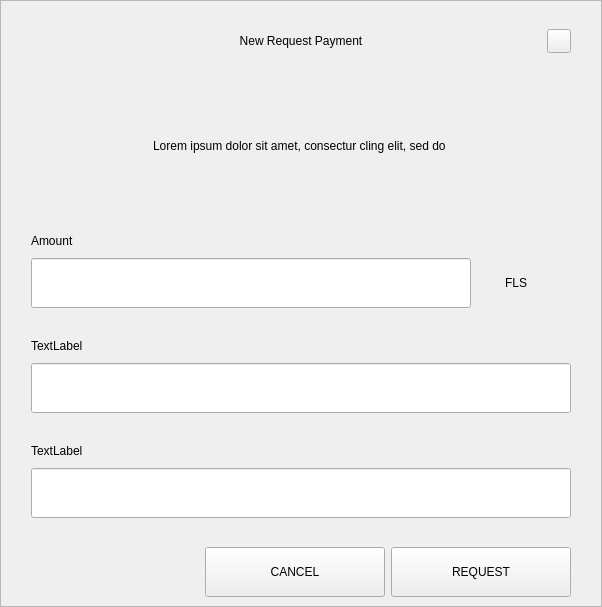
<?xml version="1.0" encoding="UTF-8"?>
<ui version="4.0">
 <class>RequestDialog</class>
 <widget class="QDialog" name="RequestDialog">
  <property name="geometry">
   <rect>
    <x>0</x>
    <y>0</y>
    <width>602</width>
    <height>607</height>
   </rect>
  </property>
  <property name="windowTitle">
   <string>Dialog</string>
  </property>
  <layout class="QVBoxLayout" name="verticalLayout_5">
   <property name="spacing">
    <number>0</number>
   </property>
   <property name="leftMargin">
    <number>0</number>
   </property>
   <property name="topMargin">
    <number>0</number>
   </property>
   <property name="rightMargin">
    <number>0</number>
   </property>
   <property name="bottomMargin">
    <number>0</number>
   </property>
   <item>
    <widget class="QFrame" name="frame">
     <property name="styleSheet">
      <string notr="true"/>
     </property>
     <property name="frameShape">
      <enum>QFrame::StyledPanel</enum>
     </property>
     <property name="frameShadow">
      <enum>QFrame::Raised</enum>
     </property>
     <layout class="QVBoxLayout" name="verticalLayout_4" stretch="1,0,0">
      <property name="spacing">
       <number>0</number>
      </property>
      <property name="leftMargin">
       <number>30</number>
      </property>
      <property name="topMargin">
       <number>20</number>
      </property>
      <property name="rightMargin">
       <number>30</number>
      </property>
      <property name="bottomMargin">
       <number>0</number>
      </property>
      <item>
       <layout class="QHBoxLayout" name="horizontalLayout_3">
        <property name="spacing">
         <number>0</number>
        </property>
        <item>
         <spacer name="horizontalSpacer_21">
          <property name="orientation">
           <enum>Qt::Horizontal</enum>
          </property>
          <property name="sizeHint" stdset="0">
           <size>
            <width>40</width>
            <height>20</height>
           </size>
          </property>
         </spacer>
        </item>
        <item>
         <widget class="QLabel" name="labelTitle">
          <property name="minimumSize">
           <size>
            <width>0</width>
            <height>40</height>
           </size>
          </property>
          <property name="maximumSize">
           <size>
            <width>16777215</width>
            <height>40</height>
           </size>
          </property>
          <property name="styleSheet">
           <string notr="true">padding-left:24px;</string>
          </property>
          <property name="text">
           <string>New Request Payment</string>
          </property>
          <property name="alignment">
           <set>Qt::AlignCenter</set>
          </property>
          <property name="margin">
           <number>7</number>
          </property>
         </widget>
        </item>
        <item>
         <spacer name="horizontalSpacer">
          <property name="orientation">
           <enum>Qt::Horizontal</enum>
          </property>
          <property name="sizeHint" stdset="0">
           <size>
            <width>40</width>
            <height>20</height>
           </size>
          </property>
         </spacer>
        </item>
        <item>
         <widget class="QPushButton" name="btnEsc">
          <property name="minimumSize">
           <size>
            <width>24</width>
            <height>24</height>
           </size>
          </property>
          <property name="maximumSize">
           <size>
            <width>24</width>
            <height>24</height>
           </size>
          </property>
          <property name="focusPolicy">
           <enum>Qt::NoFocus</enum>
          </property>
          <property name="text">
           <string/>
          </property>
         </widget>
        </item>
       </layout>
      </item>
      <item>
       <widget class="QStackedWidget" name="stack">
        <property name="minimumSize">
         <size>
          <width>540</width>
          <height>0</height>
         </size>
        </property>
        <property name="maximumSize">
         <size>
          <width>540</width>
          <height>16777215</height>
         </size>
        </property>
        <property name="currentIndex">
         <number>0</number>
        </property>
        <widget class="QWidget" name="page_1">
         <property name="minimumSize">
          <size>
           <width>540</width>
           <height>0</height>
          </size>
         </property>
         <property name="maximumSize">
          <size>
           <width>540</width>
           <height>16777215</height>
          </size>
         </property>
         <layout class="QVBoxLayout" name="layout1">
          <property name="spacing">
           <number>0</number>
          </property>
          <property name="leftMargin">
           <number>0</number>
          </property>
          <property name="topMargin">
           <number>0</number>
          </property>
          <property name="rightMargin">
           <number>0</number>
          </property>
          <property name="bottomMargin">
           <number>0</number>
          </property>
          <item>
           <spacer name="verticalSpacer_21">
            <property name="orientation">
             <enum>Qt::Vertical</enum>
            </property>
            <property name="sizeType">
             <enum>QSizePolicy::Fixed</enum>
            </property>
            <property name="sizeHint" stdset="0">
             <size>
              <width>20</width>
              <height>30</height>
             </size>
            </property>
           </spacer>
          </item>
          <item alignment="Qt::AlignHCenter">
           <widget class="QLabel" name="labelMessage">
            <property name="minimumSize">
             <size>
              <width>400</width>
              <height>50</height>
             </size>
            </property>
            <property name="text">
             <string>Lorem ipsum dolor sit amet, consectur cling elit, sed do </string>
            </property>
            <property name="alignment">
             <set>Qt::AlignCenter</set>
            </property>
            <property name="wordWrap">
             <bool>true</bool>
            </property>
           </widget>
          </item>
          <item alignment="Qt::AlignBottom">
           <widget class="QWidget" name="containerAmount" native="true">
            <layout class="QVBoxLayout" name="verticalLayout">
             <property name="spacing">
              <number>9</number>
             </property>
             <property name="leftMargin">
              <number>0</number>
             </property>
             <property name="topMargin">
              <number>0</number>
             </property>
             <property name="rightMargin">
              <number>0</number>
             </property>
             <property name="bottomMargin">
              <number>0</number>
             </property>
             <item>
              <widget class="QLabel" name="labelSubtitleAmount">
               <property name="minimumSize">
                <size>
                 <width>350</width>
                 <height>16</height>
                </size>
               </property>
               <property name="maximumSize">
                <size>
                 <width>16777215</width>
                 <height>16</height>
                </size>
               </property>
               <property name="text">
                <string>Amount</string>
               </property>
              </widget>
             </item>
             <item alignment="Qt::AlignTop">
              <widget class="QWidget" name="layoutAmount" native="true">
               <layout class="QHBoxLayout" name="horizontalLayout" stretch="2,0">
                <property name="spacing">
                 <number>0</number>
                </property>
                <property name="leftMargin">
                 <number>0</number>
                </property>
                <property name="topMargin">
                 <number>0</number>
                </property>
                <property name="rightMargin">
                 <number>0</number>
                </property>
                <property name="bottomMargin">
                 <number>0</number>
                </property>
                <item>
                 <widget class="QLineEdit" name="lineEditAmount">
                  <property name="minimumSize">
                   <size>
                    <width>0</width>
                    <height>50</height>
                   </size>
                  </property>
                  <property name="maximumSize">
                   <size>
                    <width>16777215</width>
                    <height>50</height>
                   </size>
                  </property>
                 </widget>
                </item>
                <item>
                 <widget class="QWidget" name="comboContainer" native="true">
                  <property name="minimumSize">
                   <size>
                    <width>100</width>
                    <height>50</height>
                   </size>
                  </property>
                  <property name="maximumSize">
                   <size>
                    <width>16777215</width>
                    <height>50</height>
                   </size>
                  </property>
                  <layout class="QHBoxLayout" name="horizontalLayout_31">
                   <property name="spacing">
                    <number>0</number>
                   </property>
                   <property name="leftMargin">
                    <number>0</number>
                   </property>
                   <property name="topMargin">
                    <number>0</number>
                   </property>
                   <property name="rightMargin">
                    <number>10</number>
                   </property>
                   <property name="bottomMargin">
                    <number>0</number>
                   </property>
                   <item>
                    <widget class="QLabel" name="comboBoxCoin">
                     <property name="text">
                      <string>FLS</string>
                     </property>
                     <property name="alignment">
                      <set>Qt::AlignCenter</set>
                     </property>
                    </widget>
                   </item>
                  </layout>
                 </widget>
                </item>
               </layout>
              </widget>
             </item>
            </layout>
           </widget>
          </item>
          <item>
           <spacer name="verticalSpacer_31">
            <property name="orientation">
             <enum>Qt::Vertical</enum>
            </property>
            <property name="sizeType">
             <enum>QSizePolicy::Fixed</enum>
            </property>
            <property name="sizeHint" stdset="0">
             <size>
              <width>20</width>
              <height>30</height>
             </size>
            </property>
           </spacer>
          </item>
          <item>
           <layout class="QVBoxLayout" name="verticalLayoutLabel">
            <property name="spacing">
             <number>9</number>
            </property>
            <item>
             <widget class="QLabel" name="labelSubtitleLabel">
              <property name="minimumSize">
               <size>
                <width>0</width>
                <height>16</height>
               </size>
              </property>
              <property name="maximumSize">
               <size>
                <width>16777215</width>
                <height>16</height>
               </size>
              </property>
              <property name="text">
               <string>TextLabel</string>
              </property>
             </widget>
            </item>
            <item>
             <widget class="QLineEdit" name="lineEditLabel">
              <property name="minimumSize">
               <size>
                <width>0</width>
                <height>50</height>
               </size>
              </property>
              <property name="maximumSize">
               <size>
                <width>16777215</width>
                <height>50</height>
               </size>
              </property>
             </widget>
            </item>
           </layout>
          </item>
          <item>
           <spacer name="verticalSpacer_34">
            <property name="orientation">
             <enum>Qt::Vertical</enum>
            </property>
            <property name="sizeType">
             <enum>QSizePolicy::Fixed</enum>
            </property>
            <property name="sizeHint" stdset="0">
             <size>
              <width>20</width>
              <height>30</height>
             </size>
            </property>
           </spacer>
          </item>
          <item>
           <layout class="QVBoxLayout" name="verticalLayoutDescription">
            <property name="spacing">
             <number>9</number>
            </property>
            <item>
             <widget class="QLabel" name="labelSubtitleDescription">
              <property name="minimumSize">
               <size>
                <width>0</width>
                <height>16</height>
               </size>
              </property>
              <property name="maximumSize">
               <size>
                <width>16777215</width>
                <height>16</height>
               </size>
              </property>
              <property name="text">
               <string>TextLabel</string>
              </property>
             </widget>
            </item>
            <item>
             <widget class="QLineEdit" name="lineEditDescription">
              <property name="minimumSize">
               <size>
                <width>0</width>
                <height>50</height>
               </size>
              </property>
              <property name="maximumSize">
               <size>
                <width>16777215</width>
                <height>50</height>
               </size>
              </property>
             </widget>
            </item>
            <item>
             <spacer name="verticalSpacer_4">
              <property name="orientation">
               <enum>Qt::Vertical</enum>
              </property>
              <property name="sizeType">
               <enum>QSizePolicy::Fixed</enum>
              </property>
              <property name="sizeHint" stdset="0">
               <size>
                <width>20</width>
                <height>20</height>
               </size>
              </property>
             </spacer>
            </item>
           </layout>
          </item>
         </layout>
        </widget>
        <widget class="QWidget" name="page_2">
         <layout class="QVBoxLayout" name="layout2">
          <item>
           <spacer name="verticalSpacer_5">
            <property name="orientation">
             <enum>Qt::Vertical</enum>
            </property>
            <property name="sizeType">
             <enum>QSizePolicy::Fixed</enum>
            </property>
            <property name="sizeHint" stdset="0">
             <size>
              <width>20</width>
              <height>50</height>
             </size>
            </property>
           </spacer>
          </item>
          <item alignment="Qt::AlignHCenter">
           <widget class="QLabel" name="labelQrImg">
            <property name="minimumSize">
             <size>
              <width>260</width>
              <height>260</height>
             </size>
            </property>
            <property name="maximumSize">
             <size>
              <width>260</width>
              <height>260</height>
             </size>
            </property>
            <property name="text">
             <string/>
            </property>
            <property name="alignment">
             <set>Qt::AlignCenter</set>
            </property>
           </widget>
          </item>
          <item>
           <spacer name="verticalSpacer_2">
            <property name="orientation">
             <enum>Qt::Vertical</enum>
            </property>
            <property name="sizeType">
             <enum>QSizePolicy::Fixed</enum>
            </property>
            <property name="sizeHint" stdset="0">
             <size>
              <width>20</width>
              <height>30</height>
             </size>
            </property>
           </spacer>
          </item>
          <item alignment="Qt::AlignHCenter">
           <widget class="QLabel" name="labelAddress">
            <property name="text">
             <string>D7VFR83SQbiezrW72hjcWJtcfip5krte2Z </string>
            </property>
           </widget>
          </item>
          <item>
           <spacer name="verticalSpacer_32">
            <property name="orientation">
             <enum>Qt::Vertical</enum>
            </property>
            <property name="sizeType">
             <enum>QSizePolicy::Expanding</enum>
            </property>
            <property name="sizeHint" stdset="0">
             <size>
              <width>20</width>
              <height>20</height>
             </size>
            </property>
           </spacer>
          </item>
          <item>
           <layout class="QHBoxLayout" name="horizontal">
            <property name="leftMargin">
             <number>20</number>
            </property>
            <property name="rightMargin">
             <number>20</number>
            </property>
            <property name="bottomMargin">
             <number>20</number>
            </property>
            <item>
             <spacer name="horizontalSpacer_4">
              <property name="orientation">
               <enum>Qt::Horizontal</enum>
              </property>
              <property name="sizeHint" stdset="0">
               <size>
                <width>40</width>
                <height>20</height>
               </size>
              </property>
             </spacer>
            </item>
            <item>
             <widget class="QPushButton" name="btnCopyAddress">
              <property name="minimumSize">
               <size>
                <width>180</width>
                <height>50</height>
               </size>
              </property>
              <property name="text">
               <string>COPY ADDRESS</string>
              </property>
             </widget>
            </item>
            <item>
             <widget class="QPushButton" name="btnCopyUrl">
              <property name="minimumSize">
               <size>
                <width>180</width>
                <height>50</height>
               </size>
              </property>
              <property name="text">
               <string>COPY URL</string>
              </property>
             </widget>
            </item>
            <item>
             <spacer name="horizontalSpacer_2">
              <property name="orientation">
               <enum>Qt::Horizontal</enum>
              </property>
              <property name="sizeHint" stdset="0">
               <size>
                <width>40</width>
                <height>20</height>
               </size>
              </property>
             </spacer>
            </item>
           </layout>
          </item>
         </layout>
        </widget>
       </widget>
      </item>
      <item>
       <widget class="QWidget" name="buttonsStack" native="true">
        <layout class="QHBoxLayout" name="horizontalLayout_5">
         <property name="leftMargin">
          <number>20</number>
         </property>
         <property name="rightMargin">
          <number>0</number>
         </property>
         <item>
          <spacer name="horizontalSpacer_41">
           <property name="orientation">
            <enum>Qt::Horizontal</enum>
           </property>
           <property name="sizeHint" stdset="0">
            <size>
             <width>40</width>
             <height>20</height>
            </size>
           </property>
          </spacer>
         </item>
         <item>
          <widget class="QPushButton" name="btnCancel">
           <property name="minimumSize">
            <size>
             <width>180</width>
             <height>50</height>
            </size>
           </property>
           <property name="focusPolicy">
            <enum>Qt::NoFocus</enum>
           </property>
           <property name="text">
            <string>CANCEL</string>
           </property>
          </widget>
         </item>
         <item>
          <widget class="QPushButton" name="btnSave">
           <property name="minimumSize">
            <size>
             <width>180</width>
             <height>50</height>
            </size>
           </property>
           <property name="focusPolicy">
            <enum>Qt::NoFocus</enum>
           </property>
           <property name="text">
            <string>REQUEST</string>
           </property>
          </widget>
         </item>
        </layout>
       </widget>
      </item>
     </layout>
    </widget>
   </item>
  </layout>
 </widget>
 <resources/>
 <connections/>
</ui>
